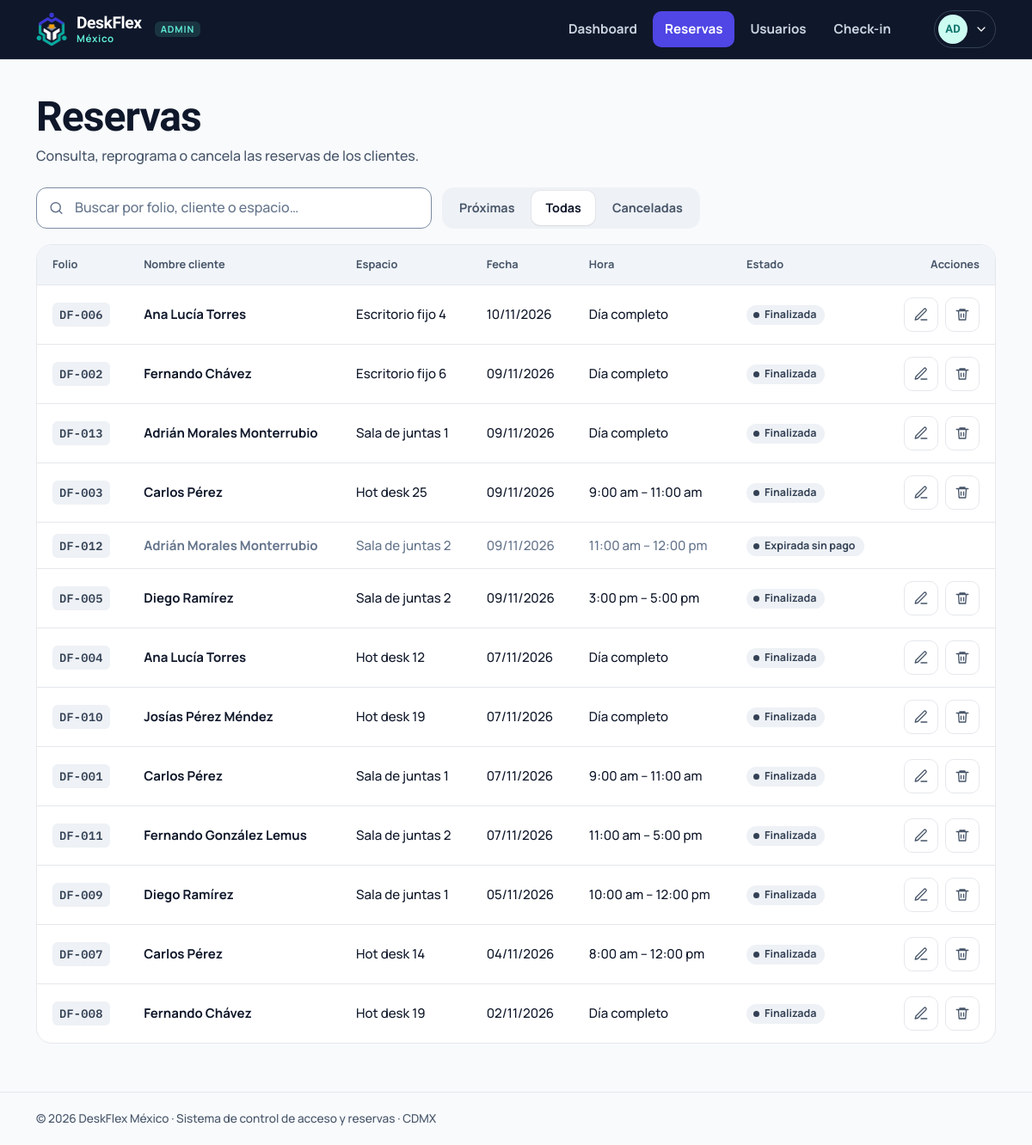
The page /admin/reservas?ver=todas (signed in) on the database its author committed.
### tables this page shows
CREATE TABLE usuarios (
    id            INTEGER PRIMARY KEY AUTOINCREMENT,
    nombre        TEXT    NOT NULL,
    correo        TEXT    NOT NULL UNIQUE,
    telefono      TEXT    NOT NULL,
    password_hash TEXT    NOT NULL,
    rol           TEXT    NOT NULL DEFAULT 'cliente' CHECK (rol IN ('cliente','admin')),
    activo        INTEGER NOT NULL DEFAULT 1,
    creado_en     TEXT    NOT NULL DEFAULT (datetime('now'))
);

CREATE TABLE reservas (
    id          INTEGER PRIMARY KEY AUTOINCREMENT,
    folio       TEXT    UNIQUE,
    usuario_id  INTEGER NOT NULL REFERENCES usuarios(id) ON DELETE CASCADE,
    espacio_id  INTEGER NOT NULL REFERENCES espacios(id),
    fecha       TEXT    NOT NULL,              -- YYYY-MM-DD
    hora_inicio INTEGER NOT NULL,              -- 0-23
    hora_fin    INTEGER NOT NULL,              -- 1-24, > hora_inicio
    asiento     INTEGER,                       -- en desuso (reservas antiguas por silla); las salas ahora se reservan completas
    modo        TEXT    NOT NULL CHECK (modo IN ('hora','dia')),
    estado      TEXT    NOT NULL DEFAULT 'confirmada' CHECK (estado IN ('pendiente','confirmada','cancelada','expirada')),
    token       TEXT    NOT NULL UNIQUE,       -- el QR solo contiene este token
    creada_en   TEXT    NOT NULL DEFAULT (datetime('now')),
    integrantes INTEGER,                       -- solo salas de juntas: tamaño del equipo (= asientos apartados)
    expira_en   TEXT,                          -- reservas 'pendiente': límite para pagar (hora local)
    total_cent  INTEGER NOT NULL DEFAULT 0,    -- total con IVA en centavos de peso
    CHECK (hora_fin > hora_inicio)
);

### deskflex/views/admin.py (the view)
@bp.route("/reservas")
@admin_required
def reservas():
    db, cfg = get_db(), current_app.config
    q = request.args.get("q", "").strip()
    ver = request.args.get("ver", "proximas")
    sql, params = SELECT_RESERVA + " WHERE 1=1", []
    if q:
        sql += " AND (r.folio LIKE ? OR u.nombre LIKE ? OR e.nombre LIKE ? OR u.correo LIKE ?)"
        params += [f"%{q}%"] * 4
    if ver == "proximas":
        sql += " AND r.estado = 'confirmada' AND r.fecha >= ?"
        params.append(rules.today().isoformat())
    elif ver == "canceladas":
        sql += " AND r.estado = 'cancelada'"
    sql += " ORDER BY r.fecha " + ("ASC" if ver == "proximas" else "DESC") + ", r.hora_inicio, r.id"
    filas = []
    for r in db.execute(sql, params):
        d = dict(r)
        d["estado_clave"], d["estado_txt"] = rules.estado_visible(r, bool(r["con_acceso"]))
        filas.append(d)
    espacios = db.execute("SELECT numero, nombre FROM espacios WHERE activo = 1 ORDER BY numero").fetchall()
    return render_template("admin/reservas.html", filas=filas, q=q, ver=ver, espacios=espacios,
                           apertura=cfg["OPEN_HOUR"], cierre=cfg["CLOSE_HOUR"])

### deskflex/db.py (called while the page is built)
def get_db() -> sqlite3.Connection:
    if "db" not in g:
        path = Path(current_app.config["DATABASE"])
        path.parent.mkdir(parents=True, exist_ok=True)
        conn = sqlite3.connect(path, isolation_level=None, timeout=10)
        conn.row_factory = sqlite3.Row
        conn.execute("PRAGMA foreign_keys = ON")
        g.db = conn
    return g.db

### deskflex/rules.py (called while the page is built)
def now() -> datetime:
    try:
        tz = ZoneInfo(current_app.config["TIMEZONE"])
    except ZoneInfoNotFoundError:      # Windows sin tzdata: México no usa horario de verano (UTC-6)
        tz = timezone(timedelta(hours=-6))
    return datetime.now(tz).replace(tzinfo=None, microsecond=0)

def fmt_hora(h: int) -> str:
    h = h % 24
    suf = "am" if h < 12 else "pm"
    return f"{(h % 12) or 12}:00 {suf}"

def fmt_rango(ini: int, fin: int) -> str:
    return f"{fmt_hora(ini)} – {fmt_hora(fin)}"

def fmt_fecha(d: date | str, corta: bool = False) -> str:
    if isinstance(d, str):
        d = date.fromisoformat(d)
    if corta:
        return f"{d.day:02d}/{d.month:02d}/{d.year}"
    return f"{d.day} de {MESES[d.month - 1]} de {d.year}"

def _dt(fecha: str, hora: int) -> datetime:
    return datetime.combine(date.fromisoformat(fecha), time(hora % 24))

def margenes() -> tuple[int, int]:
    cfg = current_app.config
    return cfg["MONTAJE_MIN"], cfg["DESMONTAJE_MIN"]

def fmt_hm(dt: datetime) -> str:
    return f"{(dt.hour % 12) or 12}:{dt.minute:02d} {'am' if dt.hour < 12 else 'pm'}"

def ventana_acceso(r) -> dict:
    mon, des = margenes()
    ini, fin = _dt(r["fecha"], r["hora_inicio"]), _dt(r["fecha"], r["hora_fin"])
    d_mon, d_des = timedelta(minutes=mon), timedelta(minutes=des)
    return {
        "desde": ini - d_mon, "inicio": ini, "fin": fin, "hasta": fin + d_des,
        "montaje_min": mon, "desmontaje_min": des,
        "montaje": f"{fmt_hm(ini - d_mon)} – {fmt_hm(ini)}",
        "reservado": f"{fmt_hm(ini)} – {fmt_hm(fin)}",
        "desmontaje": f"{fmt_hm(fin)} – {fmt_hm(fin + d_des)}",
        "acceso": f"{fmt_hm(ini - d_mon)} – {fmt_hm(fin + d_des)}",
    }

### deskflex/security.py (called while the page is built)
def csrf_token() -> str:
    if "_csrf" not in session:
        session["_csrf"] = secrets.token_urlsafe(24)
    return session["_csrf"]

def load_user():
    g.user = None
    uid = session.get("uid")
    if uid:
        u = get_db().execute("SELECT * FROM usuarios WHERE id = ? AND activo = 1", (uid,)).fetchone()
        if u:
            g.user = u
        else:
            session.clear()

### deskflex/templates/admin/reservas.html (shortened to what this page needs)
{% extends "base.html" %}
{% from "_icons.html" import icon %}
{% block content %}
<div class="page-head"><div><h1>Reservas</h1><p>Consulta, reprograma o cancela las reservas de los clientes.</p></div></div>
<div class="toolbar">
  <form method="get" class="input-icon" role="search">
    <input class="input" type="search" name="q" value="{{ q }}" placeholder="Buscar por folio, cliente o espacio…" aria-label="Buscar reservas">
  </form>
  <nav class="seg-link" aria-label="Filtrar">
    {% for k, l in [('proximas','Próximas'),('todas','Todas'),('canceladas','Canceladas')] %}
      <a href="{{ url_for('admin.reservas', ver=k, q=q or None) }}" {% if ver == k %}aria-current="true"{% endif %}>{{ l }}</a>
    {% endfor %}
  </nav>
</div>
<div class="table-wrap">
  {% if filas %}
  <table class="table">
    <thead><tr><th>Folio</th><th>Nombre cliente</th><th>Espacio</th><th>Fecha</th><th>Hora</th><th>Estado</th><th class="col-actions">Acciones</th></tr></thead>
    <tbody>
    {% for r in filas %}
      <tr class="{{ 'is-off' if r.estado in ('cancelada','expirada') }}">
        <td data-label="Folio"><span class="folio">{{ r.folio }}</span></td>
        <td data-label="Cliente"><b>{{ r.cliente }}</b></td>
        <td data-label="Espacio">{{ r.espacio }}</td>
        <td data-label="Fecha">{{ r.fecha|fecha_corta }}</td>
        <td data-label="Hora">{{ 'Día completo' if r.modo == 'dia' else (r|rango) }}</td>
        <td data-label="Estado"><span class="badge badge--{{ r.estado_clave }}">{{ r.estado_txt }}</span></td>
        <td class="col-actions">
          {% if r.estado == 'confirmada' %}
          <span class="actions">
            <button type="button" class="icon-btn" aria-label="Editar reserva {{ r.folio }}" title="Editar"
              data-edit-reserva data-action="{{ url_for('admin.reserva_editar', rid=r.id) }}" data-folio="{{ r.folio }}"
              data-espacio="{{ r.esp_numero }}" data-fecha="{{ r.fecha }}" data-modo="{{ r.modo }}" data-ini="{{ r.hora_inicio }}" data-fin="{{ r.hora_fin }}">{{ icon('edit', 18) }}</button>
            <form method="post" action="{{ url_for('admin.reserva_cancelar', rid=r.id) }}" data-confirm="Se liberará {{ r.espacio }} y el QR de {{ r.cliente }} dejará de funcionar." data-confirm-title="¿Cancelar la reserva {{ r.folio }}?" data-confirm-ok="Sí, cancelar">
              <button class="icon-btn icon-btn--danger" type="submit" aria-label="Cancelar reserva {{ r.folio }}" title="Cancelar">{{ icon('trash', 18) }}</button>
            </form>
          </span>
          {% endif %}
        </td>
      </tr>
    {% endfor %}
    </tbody>
  </table>
  {% else %}
  <div class="empty"><span class="ic-big">{{ icon('search', 26) }}</span><b>No hay reservas que mostrar</b><p>Prueba con otra búsqueda o cambia el filtro.</p></div>
  {% endif %}
</div>
{% endblock %}

### deskflex/templates/base.html (shortened to what this page needs)
{% from "_icons.html" import icon %}
<!doctype html>
<html lang="es-MX">
<head>
  <link rel="stylesheet" href="{{ url_for('static', filename='css/deskflex.css') }}">
</head>
{% set es_admin = user and user.rol == 'admin' %}
<body class="{% if user %}has-tabbar{% endif %}" data-endpoint="{{ endpoint }}">
{% block shell %}
{% if es_admin %}
  {% set links = [('admin.dashboard','Dashboard','dashboard',['admin.dashboard']),
                  ('admin.reservas','Reservas','list',['admin.reservas']),
                  ('admin.usuarios','Usuarios','users',['admin.usuarios']),
                  ('admin.checkin','Check-in','scan',['admin.checkin'])] %}
{% else %}
  {% set links = [('client.inicio','Inicio','home',['client.inicio']),
                  ('client.reservar','Reservar','map',['client.reservar','client.pago']),
                  ('client.mis_reservas','Mis reservas','qr',['client.mis_reservas','client.reserva','client.invitacion','client.ticket_html'])] %}
{% endif %}
<header class="topbar{% if es_admin %} topbar--admin{% endif %}">
  <div class="wrap">
    <a class="brand" href="{{ url_for('auth.raiz') }}" aria-label="DeskFlex México, inicio">
      <img src="{{ url_for('static', filename='img/logo-mark-light.png' if es_admin else 'img/logo-mark.png') }}" alt="" width="36" height="39">
      <span><b>DeskFlex</b><small>México</small></span>
      {% if es_admin %}<span class="role-tag">ADMIN</span>{% endif %}
    </a>
    <nav class="nav" aria-label="Principal">
      {% for ep, label, ic, activos in links %}
        <a href="{{ url_for(ep) }}" {% if endpoint in activos %}aria-current="page"{% endif %}>{{ label }}</a>
      {% endfor %}
    </nav>
    <details class="userbtn">
      <summary aria-label="Menú de usuario">
        <span class="avatar">{{ user.nombre|iniciales }}</span>{{ icon('chev-d', 16) }}
      </summary>
    </details>
  </div>
</header>
<main id="contenido" class="wrap">
  {% block content %}{% endblock %}
</main>
<footer class="footer"><div class="wrap">© 2026 DeskFlex México · Sistema de control de acceso y reservas · CDMX</div></footer>
{% endblock %}
</body>
</html>

### deskflex/templates/_icons.html (shortened to what this page needs)
{% macro icon(name, size=20, cls='') -%}
<svg class="ic {{ cls }}" width="{{ size }}" height="{{ size }}" viewBox="0 0 24 24" fill="none" stroke="currentColor" stroke-width="1.8" stroke-linecap="round" stroke-linejoin="round" aria-hidden="true" focusable="false">{{ ICONS[name]|safe }}</svg>
{%- endmacro %}

### rows shown on the page
usuarios: nombre|iniciales "AD"
reservas: folio "DF-006", cliente "Ana Lucía Torres", espacio "Escritorio fijo 4", fecha|fecha_corta "10/11/2026", modo "Día completo", estado_txt "Finalizada", {{ size }} 18 (drawn)
reservas: folio "DF-002", cliente "Fernando Chávez", espacio "Escritorio fijo 6", fecha|fecha_corta "09/11/2026", modo "Día completo", estado_txt "Finalizada", {{ size }} 18 (drawn)
reservas: folio "DF-013", cliente "Adrián Morales Monterrubio", espacio "Sala de juntas 1", fecha|fecha_corta "09/11/2026", modo "Día completo", estado_txt "Finalizada", {{ size }} 18 (drawn)
reservas: folio "DF-003", cliente "Carlos Pérez", espacio "Hot desk 25", fecha|fecha_corta "09/11/2026", modo "9:00 am – 11:00 am", estado_txt "Finalizada", {{ size }} 18 (drawn)
reservas: folio "DF-012", cliente "Adrián Morales Monterrubio", espacio "Sala de juntas 2", fecha|fecha_corta "09/11/2026", modo "11:00 am – 12:00 pm", estado_txt "Expirada sin pago"
reservas: folio "DF-005", cliente "Diego Ramírez", espacio "Sala de juntas 2", fecha|fecha_corta "09/11/2026", modo "3:00 pm – 5:00 pm", estado_txt "Finalizada", {{ size }} 18 (drawn)
reservas: folio "DF-004", cliente "Ana Lucía Torres", espacio "Hot desk 12", fecha|fecha_corta "07/11/2026", modo "Día completo", estado_txt "Finalizada", {{ size }} 18 (drawn)
reservas: folio "DF-010", cliente "Josías Pérez Méndez", espacio "Hot desk 19", fecha|fecha_corta "07/11/2026", modo "Día completo", estado_txt "Finalizada", {{ size }} 18 (drawn)
reservas: folio "DF-001", cliente "Carlos Pérez", espacio "Sala de juntas 1", fecha|fecha_corta "07/11/2026", modo "9:00 am – 11:00 am", estado_txt "Finalizada", {{ size }} 18 (drawn)
reservas: folio "DF-011", cliente "Fernando González Lemus", espacio "Sala de juntas 2", fecha|fecha_corta "07/11/2026", modo "11:00 am – 5:00 pm", estado_txt "Finalizada", {{ size }} 18 (drawn)
reservas: folio "DF-009", cliente "Diego Ramírez", espacio "Sala de juntas 1", fecha|fecha_corta "05/11/2026", modo "10:00 am – 12:00 pm", estado_txt "Finalizada", {{ size }} 18 (drawn)
reservas: folio "DF-007", cliente "Carlos Pérez", espacio "Hot desk 14", fecha|fecha_corta "04/11/2026", modo "8:00 am – 12:00 pm", estado_txt "Finalizada", {{ size }} 18 (drawn)
reservas: folio "DF-008", cliente "Fernando Chávez", espacio "Hot desk 19", fecha|fecha_corta "02/11/2026", modo "Día completo", estado_txt "Finalizada", {{ size }} 18 (drawn)

### other values the page prints
{{ label }} "Dashboard" "Reservas" "Usuarios" "Check-in"
{{ l }} "Próximas" "Todas" "Canceladas"
